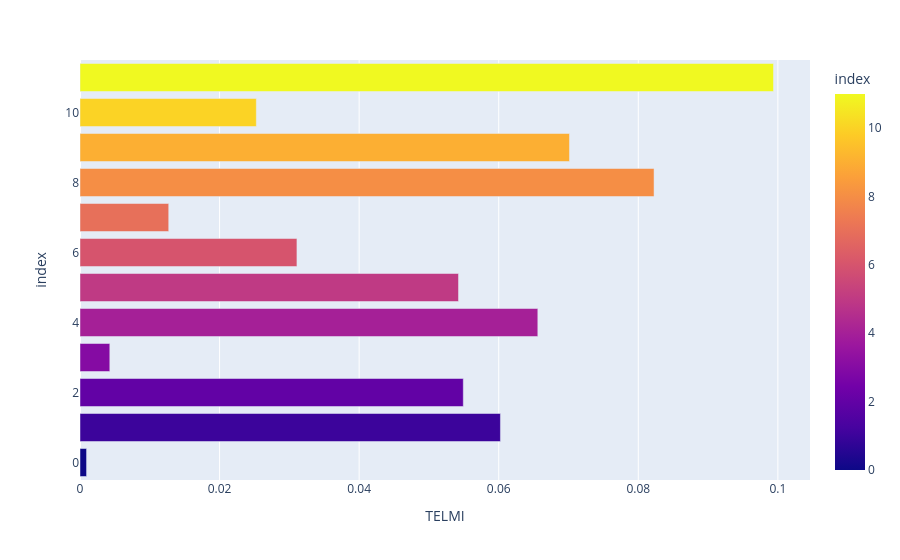

Notebook cell for this chart:
### Code cell
%pip install plotly
%pip install --upgrade nbformat

import plotly.express as px


Coeff_df = pd.DataFrame()

Coeff_df['TELMI'] = coeff

fig = px.bar(Coeff_df, x=Coeff_df['TELMI'], y= Coeff_df.index, orientation='h', color=Coeff_df.index)
fig.show()

### Figure 1 — Plotly figure (JSON) as saved in the notebook; plotly's stock layout.template omitted (floating-point values rounded to 4 significant figures)
{"data": [{"hovertemplate": "TELMI=%{x}<br>index=%{marker.color}<extra></extra>", "legendgroup": "", "marker": {"color": [0, 1, 2, 3, 4, 5, 6, 7, 8, 9, 10, 11], "coloraxis": "coloraxis", "pattern": {"shape": ""}}, "name": "", "orientation": "h", "showlegend": false, "textposition": "auto", "type": "bar", "x": [0.0009405, 0.06025, 0.05492, 0.00427, 0.0656, 0.05424, 0.03109, 0.01271, 0.08226, 0.07014, 0.02527, 0.09937], "xaxis": "x", "y": [0, 1, 2, 3, 4, 5, 6, 7, 8, 9, 10, 11], "yaxis": "y"}], "layout": {"barmode": "relative", "coloraxis": {"colorbar": {"title": {"text": "index"}}, "colorscale": [[0, "#0d0887"], [0.1111, "#46039f"], [0.2222, "#7201a8"], [0.3333, "#9c179e"], [0.4444, "#bd3786"], [0.5556, "#d8576b"], [0.6667, "#ed7953"], [0.7778, "#fb9f3a"], [0.8889, "#fdca26"], [1, "#f0f921"]]}, "legend": {"tracegroupgap": 0}, "margin": {"t": 60}, "xaxis": {"anchor": "y", "domain": [0, 1], "title": {"text": "TELMI"}}, "yaxis": {"anchor": "x", "domain": [0, 1], "title": {"text": "index"}}}}
